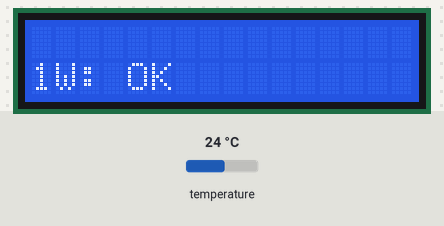
The sketch below on a simulated Arduino Uno, built with avr-gcc and run on an emulated ATmega328P. Parts: 16×2 character LCD. The test bench sets the inputs (shaded band); at power-on: temperature 24 °C.

Above: at 1.0 s.
At 2.1 s:
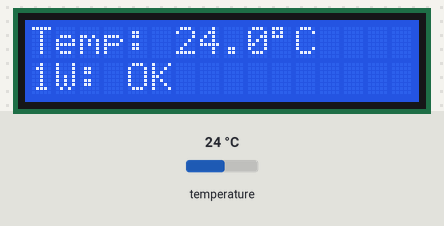
2.2 s: temperature set to 12 °C
At 4.6 s:
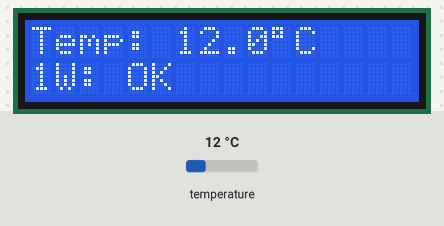
4.9 s: temperature set to 19 °C
At 5.8 s:
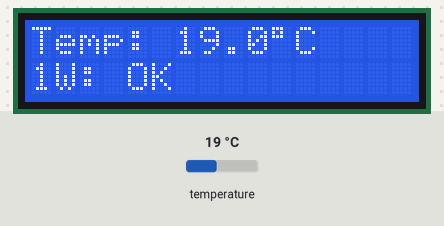
7.4 s: temperature set to 28 °C
At 9.4 s:
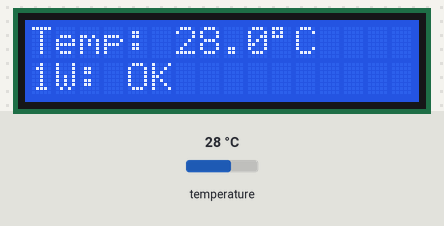
Timing chart, 0 to 10.9 s (numbered marks = the images above; inputs shaded):
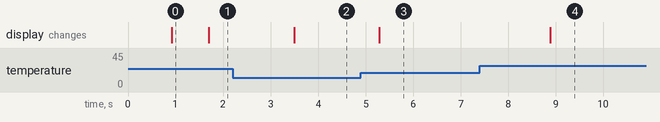

The sketch:

blink.ino
```cpp
#include <OneWire.h>
#include <DallasTemperature.h>
#include <LCD_I2C.h>

// Лучше так для PA0:
#define ONE_WIRE_PIN 3 // D3 = PD3 (pin 13)

OneWire oneWire(ONE_WIRE_PIN);
DallasTemperature sensors(&oneWire);

LCD_I2C lcd(0x27, 16, 2);

void setup()
{
    lcd.begin();
    lcd.backlight();

    sensors.begin();

    lcd.setCursor(0, 0);
    lcd.print("DS18B20 on PA0");
    lcd.setCursor(0, 1);
    lcd.print("Init...");
    delay(800);
    lcd.clear();
}

void loop()
{
    // 1) Проверка presence pulse (есть ли устройство на 1-Wire линии)
    bool present = oneWire.reset(); // true = кто-то ответил

    lcd.setCursor(0, 1);
    if (present)
    {
        lcd.print("1W: OK          ");
    }
    else
    {
        lcd.print("1W: NO SENSOR   ");
    }

    // 2) Если нет датчика — не пытаемся читать температуру
    if (!present)
    {
        lcd.setCursor(0, 0);
        lcd.print("Temp: ---.-");
        lcd.print((char)223);
        lcd.print("C   ");
        delay(1000);
        return;
    }

    // 3) Есть датчик — читаем температуру
    sensors.requestTemperatures();
    float t = sensors.getTempCByIndex(0);

    lcd.setCursor(0, 0);
    lcd.print("Temp: ");

    if (t == DEVICE_DISCONNECTED_C)
    {
        lcd.setCursor(6, 0);
        lcd.print("ERROR   ");
    }
    else
    {
        lcd.setCursor(6, 0);
        lcd.print(t, 1);
        lcd.print((char)223);
        lcd.print("C  ");
    }

    delay(1000);
}
```

Measured:
- after the input at 2.2 s, the display: changes after 1.3 s (image 2)
- after the input at 4.9 s, the display: changes after 0.39 s (image 3)
- after the input at 7.4 s, the display: changes after 1.5 s (image 4)
- what the display in image 0 shows lasts 0.8 s, from 0.9 s to 1.7 s
